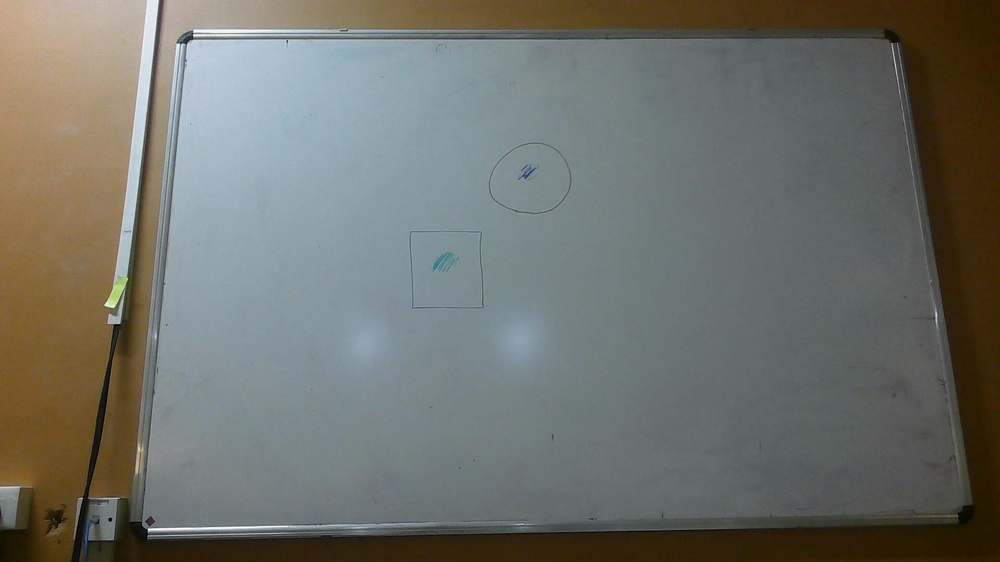
#> input picture images/board.jpg, 1000 x 562 px, shrunk from 1920 x 1080 before the run
$ python -i enhance.py   (imports and definitions only)
#> lines starting #> are read from the running program, lines starting #| are printed output that depends on the picture
import cv2
import numpy as np


def normalize_kernel(kernel, k_width, k_height, scaling_factor=1.0):
    """Zero-summing normalize kernel"""

    K_EPS = 1.0e-12
    # positive and negative sum of kernel values
    pos_range, neg_range = 0, 0
    for i in range(k_width * k_height):
        if abs(kernel[i]) < K_EPS:
            kernel[i] = 0.0
        if kernel[i] < 0:
            neg_range += kernel[i]
        else:
            pos_range += kernel[i]

    # scaling factor for positive and negative range
    pos_scale, neg_scale = 1.0, -neg_range
    if abs(pos_range) >= K_EPS:
        pos_scale = pos_range

    if abs(neg_range) >= K_EPS:
        neg_scale = 1.0
    else:
        neg_scale = -neg_range

    pos_scale = scaling_factor / pos_scale
    neg_scale = scaling_factor / neg_scale

    # scale kernel values for zero-summing kernel
    for i in range(k_width * k_height):
        if np.nan != kernel[i]:
            kernel[i] *= pos_scale if kernel[i] >= 0 else neg_scale

    return kernel


def dog(img, k_size, sigma_1, sigma_2):
    """Difference of Gaussian by subtracting kernel 1 and kernel 2"""

    k_width = k_height = k_size
    x = y = (k_width - 1) // 2
    kernel = np.zeros(k_width * k_height)

    # first gaussian kernal
    if sigma_1 > 0:
        co_1 = 1 / (2 * sigma_1 * sigma_1)
        co_2 = 1 / (2 * np.pi * sigma_1 * sigma_1)
        i = 0
        for v in range(-y, y + 1):
            for u in range(-x, x + 1):
                kernel[i] = np.exp(-(u * u + v * v) * co_1) * co_2
                i += 1
    # unity kernel
    else:
        kernel[x + y * k_width] = 1.0

    # subtract second gaussian from kernel
    if sigma_2 > 0:
        co_1 = 1 / (2 * sigma_2 * sigma_2)
        co_2 = 1 / (2 * np.pi * sigma_2 * sigma_2)
        i = 0
        for v in range(-y, y + 1):
            for u in range(-x, x + 1):
                kernel[i] -= np.exp(-(u * u + v * v) * co_1) * co_2
                i += 1
    # unity kernel
    else:
        kernel[x + y * k_width] -= 1.0

    # zero-normalize scling kernel with scaling factor 1.0
    norm_kernel = normalize_kernel(kernel, k_width, k_height, scaling_factor=1.0)

    # apply filter with norm_kernel
    return cv2.filter2D(img, -1, norm_kernel.reshape(k_width, k_height))


def negate(img):
    """Negative of image"""

    return cv2.bitwise_not(img)


def get_black_white_indices(hist, tot_count, black_count, white_count):
    """Blacking and Whiting out indices same as color balance"""

    black_ind = 0
    white_ind = 255
    co = 0
    for i in range(len(hist)):
        co += hist[i]
        if co > black_count:
            black_ind = i
            break

    co = 0
    for i in range(len(hist) - 1, -1, -1):
        co += hist[i]
        if co > (tot_count - white_count):
            white_ind = i
            break

    return [black_ind, white_ind]


def contrast_stretch(img, black_point, white_point):
    """Contrast stretch image with black and white cap"""

    tot_count = img.shape[0] * img.shape[1]
    black_count = tot_count * black_point / 100
    white_count = tot_count * white_point / 100
    ch_hists = []
    # calculate histogram for each channel
    for ch in cv2.split(img):
        ch_hists.append(cv2.calcHist([ch], [0], None, [256], (0, 256)).flatten().tolist())

    # get black and white percentage indices
    black_white_indices = []
    for hist in ch_hists:
        black_white_indices.append(get_black_white_indices(hist, tot_count, black_count, white_count))

    stretch_map = np.zeros((3, 256), dtype='uint8')

    # stretch histogram
    for curr_ch in range(len(black_white_indices)):
        black_ind, white_ind = black_white_indices[curr_ch]
        for i in range(stretch_map.shape[1]):
            if i < black_ind:
                stretch_map[curr_ch][i] = 0
            else:
                if i > white_ind:
                    stretch_map[curr_ch][i] = 255
                else:
                    if (white_ind - black_ind) > 0:
                        stretch_map[curr_ch][i] = round((i - black_ind) / (white_ind - black_ind)) * 255
                    else:
                        stretch_map[curr_ch][i] = 0

    # stretch image
    ch_stretch = []
    for i, ch in enumerate(cv2.split(img)):
        ch_stretch.append(cv2.LUT(ch, stretch_map[i]))

    return cv2.merge(ch_stretch)


def whiteboard_enhance(img):
    """Enhance Whiteboard image"""

    # parameters for enhancing functions
    dog_k_size, dog_sigma_1, dog_sigma_2 = 15, 100, 0
    cs_black_per, cs_white_per = 5, 95

    # Difference of Gaussian (DoG)
    dog_img = dog(img, dog_k_size, dog_sigma_1, dog_sigma_2)
    # Negative of image
    negative_img = negate(dog_img)
    # Contrast Stretch (CS)
    contrast_stretch_img = contrast_stretch(negative_img, cs_black_per, cs_white_per)

    return contrast_stretch_img

>>> import cv2
>>> picture = cv2.imread('images/board.jpg')
#> picture is the input picture: shape (562, 1000, 3); mean B, G, R 106.8, 113, 110.9
>>> result = whiteboard_enhance(picture)
#> in dog, `return cv2.filter2D(img, -1, norm_kernel.reshape(k_width, k_height))`:
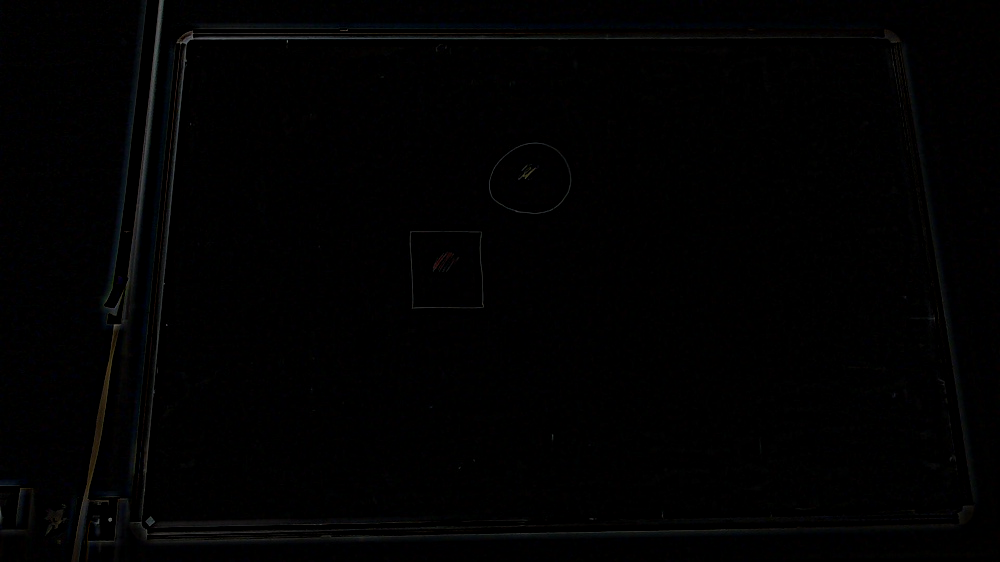
#> returned value: shape (562, 1000, 3); mean of channels 0, 1, 2 1.9, 1.6, 1.6; drawn as B, G, R
#> in negate, `return cv2.bitwise_not(img)`:
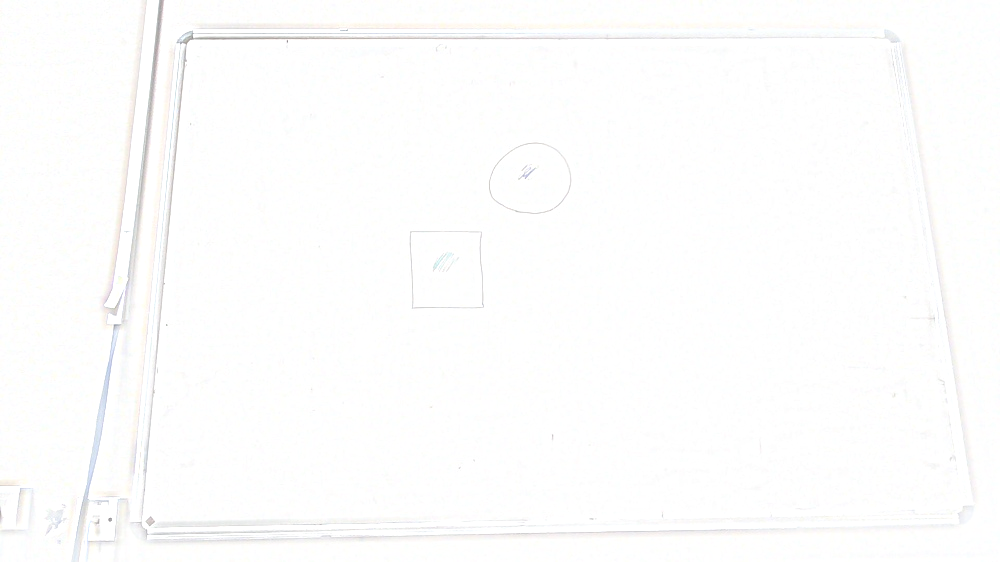
#> returned value: shape (562, 1000, 3); mean of channels 0, 1, 2 253.1, 253.4, 253.4; drawn as B, G, R
#> the loop in contrast_stretch, `for ch in cv2.split(img):` made 3 passes
#> after the loop in contrast_stretch, `for ch in cv2.split(img):`: ch_hists = 3 items
#> the loop in contrast_stretch, `for hist in ch_hists:` made 3 passes
#> after the loop in contrast_stretch, `for hist in ch_hists:`: black_white_indices = [[247, 255], [248, 255], [249, 255]]
#> the loop in contrast_stretch, `for curr_ch in range(len(black_white_indices)):` made 3 passes
#> the loop in contrast_stretch, `for i, ch in enumerate(cv2.split(img)):` made 3 passes
#> after the loop in contrast_stretch, `for i, ch in enumerate(cv2.split(img)):`: ch_stretch = 3 items
#> in contrast_stretch, `return cv2.merge(ch_stretch)`:
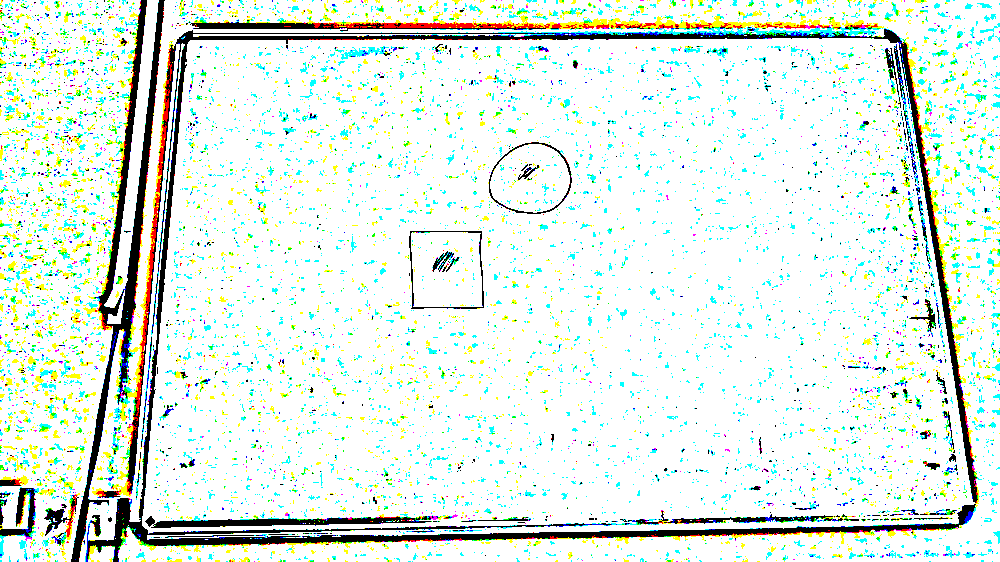
#> returned value: shape (562, 1000, 3); mean of channels 0, 1, 2 228.3, 236.9, 225.7; drawn as B, G, R

$ run again, on images/test.png
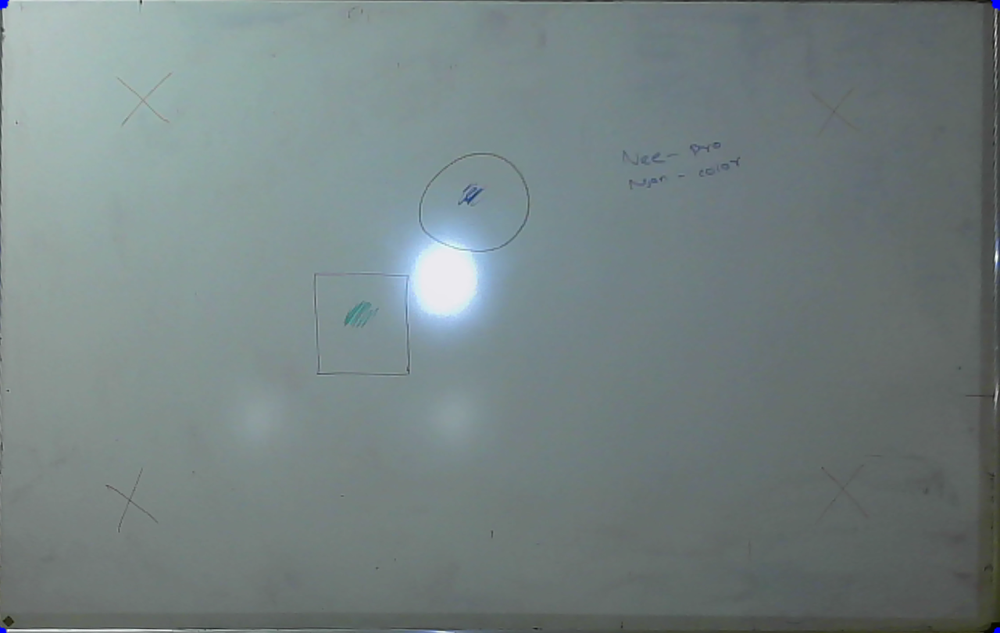
#> input picture images/test.png, 1000 x 633 px, shrunk from 1280 x 810 before the run
#> picture is the input picture: shape (633, 1000, 3); mean B, G, R 130, 129.9, 117.2
#> in negate, `return cv2.bitwise_not(img)`:
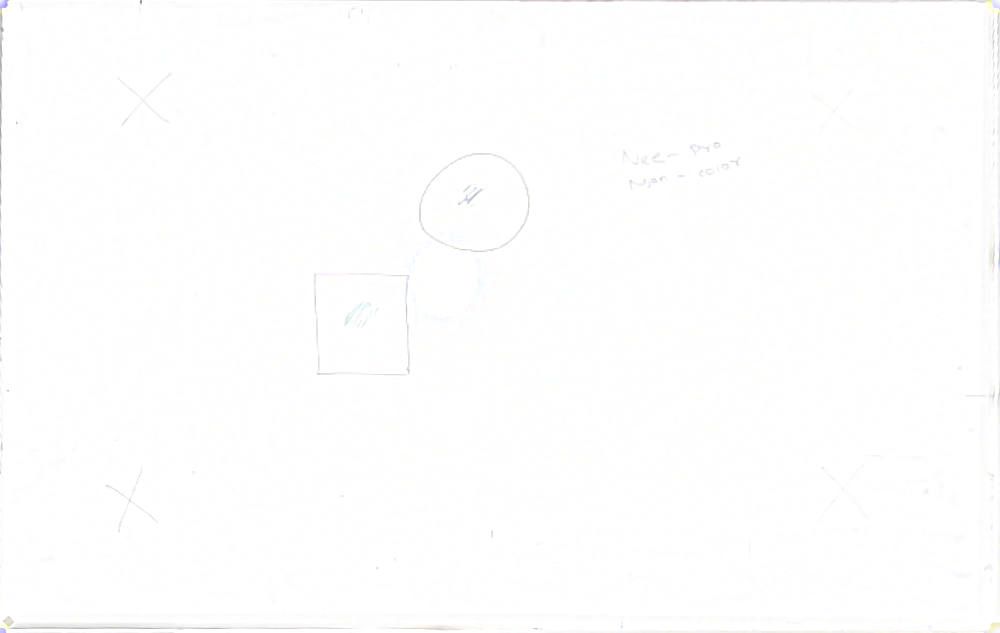
#> returned value: shape (633, 1000, 3); mean of channels 0, 1, 2 254, 254.2, 254.2; drawn as B, G, R
#> the loop in contrast_stretch, `for ch in cv2.split(img):` made 3 passes
#> after the loop in contrast_stretch, `for ch in cv2.split(img):`: ch_hists = 3 items
#> the loop in contrast_stretch, `for hist in ch_hists:` made 3 passes
#> after the loop in contrast_stretch, `for hist in ch_hists:`: black_white_indices = [[252, 255], [253, 255], [252, 255]]
#> the loop in contrast_stretch, `for curr_ch in range(len(black_white_indices)):` made 3 passes
#> black_ind on passes 1 to 3: 252, 253, 252
#> the loop in contrast_stretch, `for i, ch in enumerate(cv2.split(img)):` made 3 passes
#> after the loop in contrast_stretch, `for i, ch in enumerate(cv2.split(img)):`: ch_stretch = 3 items
#> in contrast_stretch, `return cv2.merge(ch_stretch)`:
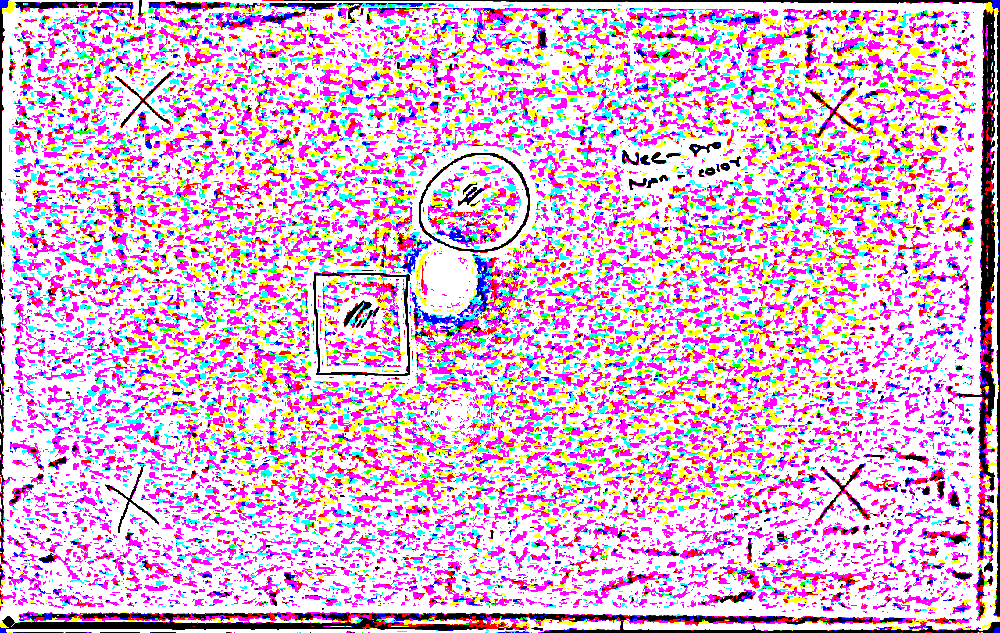
#> returned value: shape (633, 1000, 3); mean of channels 0, 1, 2 213, 178.2, 221.2; drawn as B, G, R
